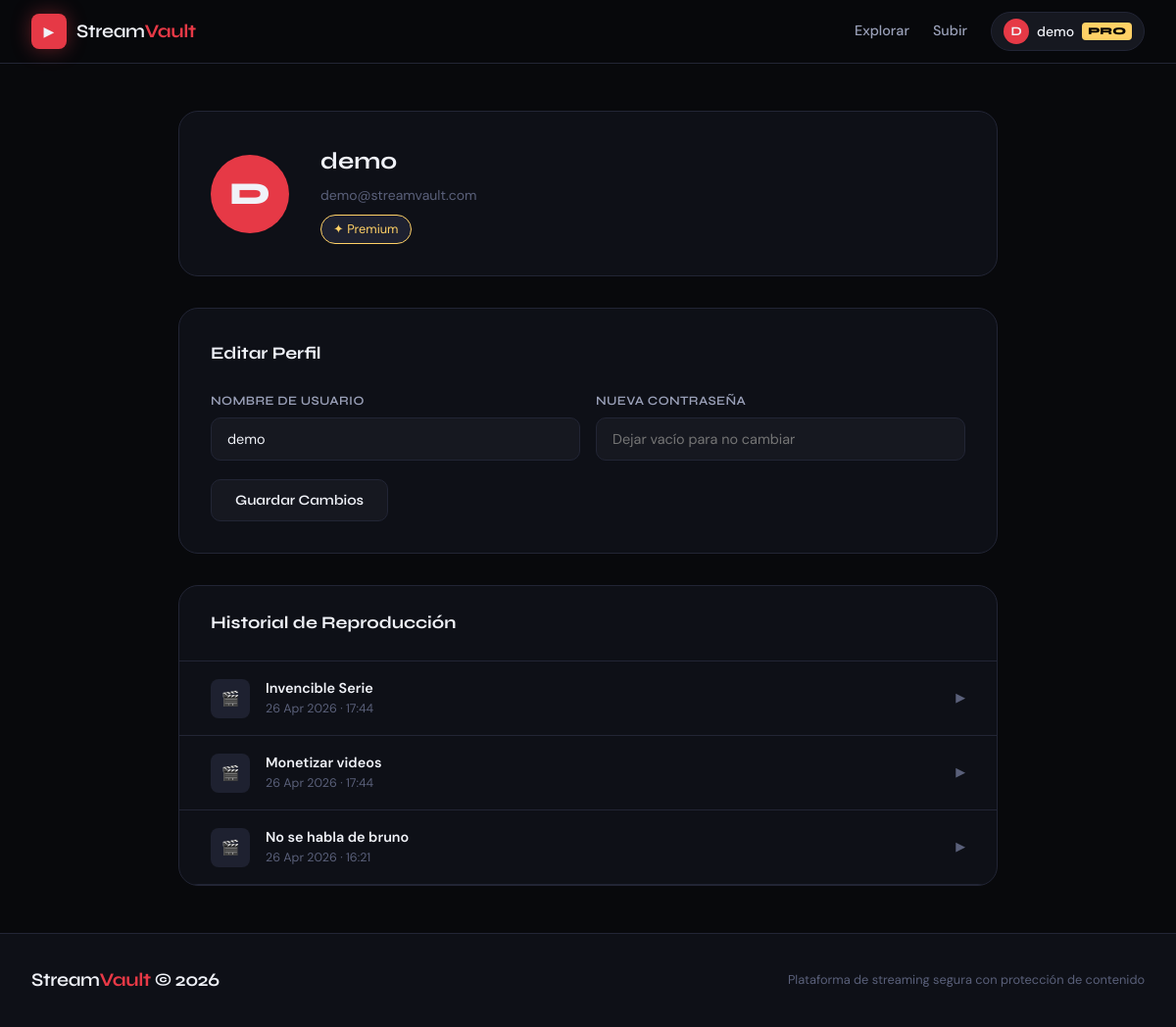
The page /profile (signed in) on the database its author committed.
### app.py (models this page shows, shortened)
class User(db.Model):
    id = db.Column(db.Integer, primary_key=True)
    username = db.Column(db.String(80), unique=True, nullable=False)
    email = db.Column(db.String(120), unique=True, nullable=False)
    password_hash = db.Column(db.String(200), nullable=False)
    subscription = db.Column(db.String(20), default='free')
    avatar = db.Column(db.String(200), default='')
    created_at = db.Column(db.DateTime, default=datetime.utcnow)
    favorite_categories = db.Column(db.Text, default='[]')
    watch_history = db.relationship('WatchHistory', backref='user', lazy=True)

class WatchHistory(db.Model):
    id = db.Column(db.Integer, primary_key=True)
    user_id = db.Column(db.Integer, db.ForeignKey('user.id'), nullable=False)
    video_id = db.Column(db.Integer, db.ForeignKey('video.id'), nullable=False)
    watched_at = db.Column(db.DateTime, default=datetime.utcnow)
    progress = db.Column(db.Integer, default=0)

class Video(db.Model):
    id = db.Column(db.Integer, primary_key=True)
    title = db.Column(db.String(200), nullable=False)
    description = db.Column(db.Text, default='')
    category = db.Column(db.String(50), nullable=False)
    filename_480p = db.Column(db.String(200), default='')
    filename_720p = db.Column(db.String(200), default='')
    thumbnail = db.Column(db.String(200), default='')
    duration = db.Column(db.Integer, default=0)
    views = db.Column(db.Integer, default=0)
    is_premium = db.Column(db.Boolean, default=False)
    uploader_id = db.Column(db.Integer, db.ForeignKey('user.id'))
    created_at = db.Column(db.DateTime, default=datetime.utcnow)
    watch_histories = db.relationship('WatchHistory', backref='video', lazy=True)

### app.py (the view)
@app.route('/profile')
@login_required
def profile():
    user = get_current_user()
    history = WatchHistory.query.filter_by(user_id=user.id)\
        .order_by(WatchHistory.watched_at.desc()).limit(10).all()
    return render_template('profile.html', user=user, history=history)

### app.py (called while the page is built)
def login_required(f):
    @wraps(f)
    def decorated(*args, **kwargs):
        if 'user_id' not in session:
            if request.is_json:
                return jsonify({'error': 'Authentication required'}), 401
            return redirect(url_for('login_page'))
        return f(*args, **kwargs)
    return decorated

def get_current_user():
    if 'user_id' in session:
        return User.query.get(session['user_id'])
    return None

### templates/profile.html (shortened to what this page needs)
{% extends "base.html" %}
{% block content %}
<div class="profile-wrap">
    <div class="profile-header">
        <div class="profile-avatar">{{ user.username[0].upper() }}</div>
        <div class="profile-info">
            <h2>{{ user.username }}</h2>
            <p>{{ user.email }}</p>
            <div class="subscription-chip {{ 'premium' if user.subscription != 'free' else 'free' }}">
                {% if user.subscription == 'premium' %}✦ Premium{% elif user.subscription == 'admin' %}🛡 Admin{% else %}Gratis{% endif %}
            </div>
        </div>
    </div>
    <div style="background:var(--bg-2); border:1px solid var(--border); border-radius:var(--radius-lg); padding:2rem; margin-bottom:2rem;">
        <h3 style="font-size:1.1rem; margin-bottom:1.5rem;">Editar Perfil</h3>
        <form id="profile-form">
            <div style="display:grid; grid-template-columns:1fr 1fr; gap:1rem;">
                <div class="form-group" style="margin:0">
                    <label class="form-label">Nombre de usuario</label>
                    <input type="text" name="username" class="form-input" value="{{ user.username }}">
                </div>
                <div class="form-group" style="margin:0">
                    <label class="form-label">Nueva contraseña</label>
                    <input type="password" name="password" class="form-input" placeholder="Dejar vacío para no cambiar">
                </div>
            </div>
            <button type="submit" class="btn btn-secondary" style="margin-top:1.2rem;">Guardar Cambios</button>
        </form>
    </div>
    <div style="background:var(--bg-2); border:1px solid var(--border); border-radius:var(--radius-lg); overflow:hidden;">
        <div style="padding:1.5rem 2rem; border-bottom:1px solid var(--border);">
            <h3 style="font-size:1.1rem;">Historial de Reproducción</h3>
        </div>
        {% if history %}
        <div>
            {% for h in history %}
            <a href="/watch/{{ h.video_id }}" style="display:flex; align-items:center; gap:1rem; padding:1rem 2rem; border-bottom:1px solid var(--border); text-decoration:none; color:inherit; transition:background 0.15s;">
                <div style="width:40px; height:40px; background:var(--bg-4); border-radius:8px; display:flex; align-items:center; justify-content:center; flex-shrink:0;">🎬</div>
                <div style="flex:1;">
                    <div style="font-weight:600; font-size:0.9rem;">{{ h.video.title if h.video else 'Video eliminado' }}</div>
                    <div style="font-size:0.78rem; color:var(--text-3);">{{ h.watched_at.strftime('%d %b %Y · %H:%M') }}</div>
                </div>
                <span style="color:var(--text-3); font-size:0.8rem;">▶</span>
            </a>
            {% endfor %}
        </div>
        {% else %}
        <div class="empty-state" style="padding:3rem;">
            <div class="empty-icon">📺</div>
            <h3>Sin historial</h3>
            <p><a href="/browse" style="color:var(--accent);">Explorar videos</a> para comenzar</p>
        </div>
        {% endif %}
    </div>
</div>
{% endblock %}

### templates/base.html (shortened to what this page needs)
<!DOCTYPE html>
<html lang="es">
<head>
    <link rel="stylesheet" href="{{ url_for('static', filename='css/main.css') }}">
</head>
<body>
    <nav class="navbar">
        <div class="nav-inner">
            <a href="/" class="logo">
                <span class="logo-icon">▶</span>
                <span class="logo-text">Stream<strong>Vault</strong></span>
            </a>
            <div class="nav-links">
                <a href="/browse" class="nav-link">Explorar</a>
                {% if user %}
                    <a href="/upload" class="nav-link">Subir</a>
                    <div class="nav-user">
                        <div class="avatar-pill">
                            <span class="avatar-letter">{{ user.username[0].upper() }}</span>
                            <span class="username-text">{{ user.username }}</span>
                            {% if user.subscription == 'premium' %}
                            <span class="sub-badge">PRO</span>
                            {% endif %}
                        </div>
                    </div>
                {% else %}
                    <a href="/pricing" class="nav-link">Precios</a>
                    <a href="/login" class="nav-link">Ingresar</a>
                    <a href="/register" class="btn-nav">Comenzar</a>
                {% endif %}
            </div>
        </div>
    </nav>
    <main>
        {% block content %}{% endblock %}
    </main>
    <footer class="footer">
        <div class="footer-inner">
            <span class="logo-text">Stream<strong>Vault</strong> © 2026</span>
            <p>Plataforma de streaming segura con protección de contenido</p>
        </div>
    </footer>
</body>
</html>

### static/css/main.css (style rules this page uses)
:root { --bg: #08090c; --bg-2: #0e1017; --bg-3: #161820; --bg-4: #1e2130; --accent: #e63946; --accent-2: #ff6b6b; --gold: #ffd166; --text: #f0f2f8; --text-2: #9aa0b8; --text-3: #5a607a; --border: #222535; --radius: 12px; --radius-lg: 20px; --font-display: 'Syne', sans-serif; --font-body: 'DM Sans', sans-serif; --shadow: 0 8px 40px rgba(0,0,0,0.5); --shadow-glow: 0 0 40px rgba(230, 57, 70, 0.15); }
*, *::before, *::after { box-sizing: border-box; margin: 0; padding: 0; }
html { scroll-behavior: smooth; }
body { background: var(--bg); color: var(--text); font-family: var(--font-body); font-size: 15px; line-height: 1.6; min-height: 100vh; display: flex; flex-direction: column; }
main { flex: 1; }
h1, h2, h3, h4 { font-family: var(--font-display); }
.navbar { position: sticky; top: 0; z-index: 100; background: rgba(8, 9, 12, 0.85); backdrop-filter: blur(20px); border-bottom: 1px solid var(--border); }
.nav-inner { max-width: 1400px; margin: 0 auto; padding: 0 2rem; height: 64px; display: flex; align-items: center; justify-content: space-between; }
.logo { display: flex; align-items: center; gap: 10px; text-decoration: none; color: var(--text); }
.logo-icon { width: 36px; height: 36px; background: var(--accent); border-radius: 8px; display: flex; align-items: center; justify-content: center; font-size: 14px; box-shadow: 0 0 20px rgba(230, 57, 70, 0.4); }
.logo-text { font-family: var(--font-display); font-size: 1.2rem; font-weight: 600; letter-spacing: -0.02em; }
.logo-text strong { color: var(--accent); }
.nav-links { display: flex; align-items: center; gap: 1.5rem; }
.nav-link { color: var(--text-2); text-decoration: none; font-weight: 500; font-size: 0.9rem; transition: color 0.2s; }
.nav-user { position: relative; }
.avatar-pill { display: flex; align-items: center; gap: 8px; background: var(--bg-3); border: 1px solid var(--border); padding: 6px 12px; border-radius: 100px; cursor: pointer; transition: all 0.2s; }
.avatar-letter { width: 26px; height: 26px; background: var(--accent); border-radius: 50%; display: flex; align-items: center; justify-content: center; font-weight: 700; font-size: 0.8rem; font-family: var(--font-display); }
.username-text { font-size: 0.875rem; font-weight: 500; }
.sub-badge { background: var(--gold); color: #000; font-size: 0.65rem; font-weight: 800; padding: 1px 6px; border-radius: 4px; font-family: var(--font-display); }
.btn { display: inline-flex; align-items: center; gap: 8px; padding: 0.75rem 1.5rem; border-radius: 10px; font-family: var(--font-display); font-weight: 600; font-size: 0.9rem; cursor: pointer; transition: all 0.2s; text-decoration: none; border: none; }
.btn-secondary { background: var(--bg-3); color: var(--text); border: 1px solid var(--border); }
.form-group { margin-bottom: 1.2rem; }
.form-label { display: block; font-size: 0.8rem; font-weight: 600; color: var(--text-2); margin-bottom: 6px; font-family: var(--font-display); letter-spacing: 0.03em; text-transform: uppercase; }
.form-input, .form-select, .form-textarea { width: 100%; background: var(--bg-3); border: 1px solid var(--border); border-radius: 10px; color: var(--text); padding: 12px 16px; font-family: var(--font-body); font-size: 0.9rem; outline: none; transition: border-color 0.2s, box-shadow 0.2s; }
.profile-wrap { max-width: 900px; margin: 3rem auto; padding: 0 2rem; }
.profile-header { display: flex; align-items: center; gap: 2rem; background: var(--bg-2); border: 1px solid var(--border); border-radius: var(--radius-lg); padding: 2rem; margin-bottom: 2rem; }
.profile-avatar { width: 80px; height: 80px; background: var(--accent); border-radius: 50%; display: flex; align-items: center; justify-content: center; font-size: 2rem; font-family: var(--font-display); font-weight: 800; flex-shrink: 0; }
.profile-info h2 { font-size: 1.5rem; margin-bottom: 4px; }
.profile-info p { color: var(--text-3); font-size: 0.875rem; }
.subscription-chip { display: inline-flex; align-items: center; gap: 6px; background: var(--bg-4); border: 1px solid var(--border); padding: 4px 12px; border-radius: 100px; font-size: 0.8rem; margin-top: 8px; }
.subscription-chip.premium { border-color: var(--gold); color: var(--gold); }
.footer { border-top: 1px solid var(--border); padding: 2rem; background: var(--bg-2); }
.footer-inner { max-width: 1400px; margin: 0 auto; display: flex; align-items: center; justify-content: space-between; gap: 1rem; flex-wrap: wrap; }
.footer p { color: var(--text-3); font-size: 0.8rem; }

### rows shown on the page
User: username "D", username "demo", email "demo@streamvault.com"
WatchHistory: video "Invencible Serie", watched_at "26 Apr 2026 · 17:44"
WatchHistory: video "Monetizar videos", watched_at "26 Apr 2026 · 17:44"
WatchHistory: video "No se habla de bruno", watched_at "26 Apr 2026 · 16:21"
